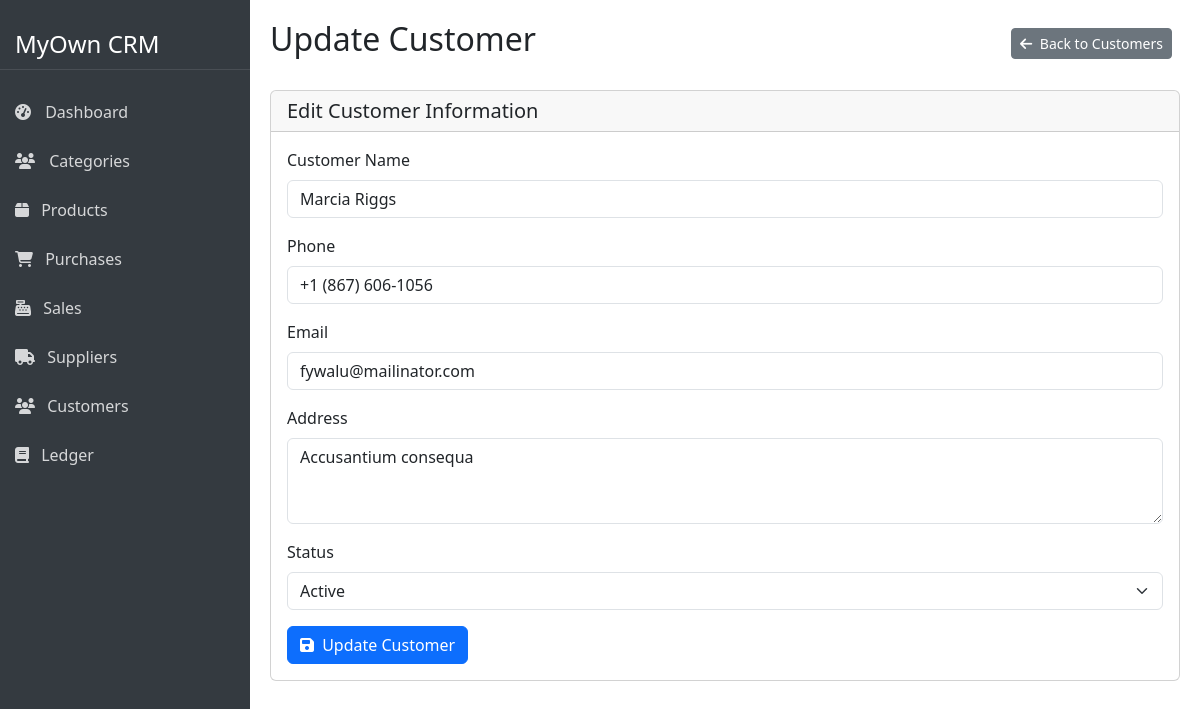
/customers/update_customer.php?id=2, run on the app's committed database.
### tables this page shows
CREATE TABLE `customers` (
  `id` int(11) NOT NULL,
  `name` varchar(100) NOT NULL,
  `phone` varchar(20) DEFAULT NULL,
  `email` varchar(100) DEFAULT NULL,
  `address` text DEFAULT NULL,
  `status` tinyint(1) DEFAULT 1,
  `created_at` timestamp NOT NULL DEFAULT current_timestamp()
);

### database/database.php (called while the page is built, shortened)
<?php
class Database {
    protected $host = 'localhost';
    protected $user = 'root';
    protected $password = '';
    protected $dbname = 'oop-project';
    public $con = null;
    public function __construct(){
        if($this->con == null){
            $this->con = mysqli_connect($this->host,$this->user,$this->password,$this->dbname);
        }
    }
}
?>

### customers/customer.class.php (called while the page is built, shortened)
<?php
require_once ROOT_PATH . 'database/database.php';
class Customer extends Database {
    private $table = 'customers';
    public function getById($id) {
        $id = (int)$id;
        $sql = "SELECT * FROM {$this->table} WHERE id = {$id}";
        $result = $this->con->query($sql);
        if ($result->num_rows > 0) {
            return $result->fetch_assoc();
        } else {
            return false;
        }
    }
}
?>

### customers/update_customer.php (the view, shortened to what this page needs)
<?php
require ROOT_PATH . 'includes/header.php';
require_once ROOT_PATH . 'customers/customer.class.php';
$id = $_GET['id'] ?? 0;
$customerObj = new Customer();
$customer_record = $customerObj->getById($id);
?>
<div class="d-flex">
    <?php
    require ROOT_PATH . 'includes/sidebar.php';
    ?>
    <div class="main-content">
        <div class="d-flex justify-content-between align-items-center mb-4">
            <h2>Update Customer</h2>
            <div>
                <a href="customers.php" class="btn btn-secondary btn-sm me-2">
                    <i class="fas fa-arrow-left me-1"></i> Back to Customers
                </a>
            </div>
        </div>
        <div class="card mb-4">
            <div class="card-header">
                <h5 class="mb-0">Edit Customer Information</h5>
            </div>
            <div class="card-body">
                <form action="" method="post">
                    <div class="mb-3">
                        <label for="customerName" class="form-label">Customer Name</label>
                        <input type="text" class="form-control" id="customerName" name="customer_name" value="<?php echo $customer_record['name'] ?? ''; ?>" required>
                    </div>
                    <div class="mb-3">
                        <label for="phone" class="form-label">Phone</label>
                        <input type="text" class="form-control" id="phone" name="phone" value="<?php echo $customer_record['phone'] ?? ''; ?>">
                    </div>
                    <div class="mb-3">
                        <label for="email" class="form-label">Email</label>
                        <input type="email" class="form-control" id="email" name="email" value="<?php echo $customer_record['email'] ?? ''; ?>">
                    </div>
                    <div class="mb-3">
                        <label for="address" class="form-label">Address</label>
                        <textarea class="form-control" id="address" name="address" rows="3"><?php echo $customer_record['address'] ?? ''; ?></textarea>
                    </div>
                    <div class="mb-3">
                        <label for="status" class="form-label">Status</label>
                        <select class="form-select" id="status" name="status">
                            <option value="1" <?php echo $customer_record['status'] == 1 ? 'selected' : '' ?> >Active</option>
                        </select>
                    </div>
                    <button type="submit" class="btn btn-primary">
                        <i class="fas fa-save me-1"></i> Update Customer
                    </button>
                </form>
            </div>
        </div>
    </div>
</div>
<?php
require ROOT_PATH . 'includes/footer.php';
?>

### includes/header.php (style rules this page uses)
body { overflow-x: hidden; }
.main-content { margin-left: 250px; width: 100%; padding: 20px; transition: all 0.3s; }

### data on the page
customers: customer_name "Marcia Riggs", phone "+1 (867) 606-1056", email "fywalu@mailinator.com", address "Accusantium consequa", status "Active"
